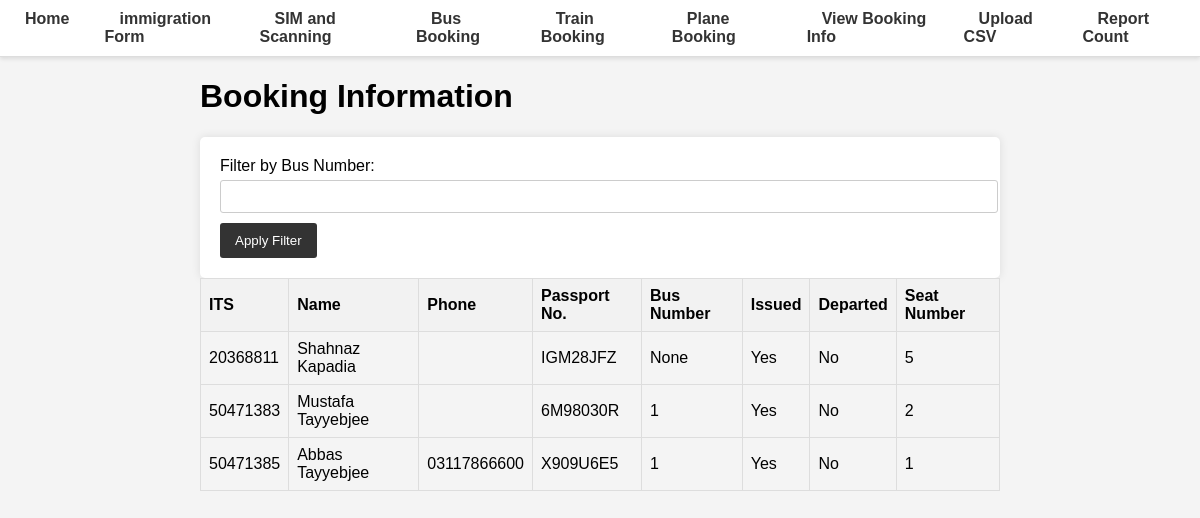
Screenshot of /view-booking-info/ with the database file from the repository.
### database.py (models this page shows, shortened)
class BookingInfo(Base):
    __tablename__ = "booking_info"
    Mode = Column(Integer, index=True)
    ITS = Column(Integer, ForeignKey('master.ITS'), primary_key=True, index=True)
    Issued = Column(Boolean)
    Departed = Column(Boolean)
    Self_Issued = Column(Boolean, default=False)
    seat_number = Column(Integer)
    bus_number = Column(Integer)
    train_id = Column(Integer, ForeignKey("train.id"), nullable=True)
    plane_id = Column(Integer, ForeignKey("plane.plane_id"), nullable=True)
    coach_number = Column(String)
    cabin_number = Column(String)

class Master(Base):
    __tablename__ = "master"
    ITS = Column(Integer, primary_key=True, index=True)
    first_name = Column(String)
    middle_name = Column(String)
    last_name = Column(String)
    DOB = Column(Date)
    passport_No = Column(String, unique=True)
    passport_Expiry = Column(Date)
    Visa_No = Column(String, unique=True)
    Mode_of_Transport = Column(String)
    phone = Column(String, nullable=True)
    arrived = Column(Boolean, default=False)
    timestamp = Column(DateTime, default=func.now())

### main.py (the view)
@app.get("/view-booking-info/", response_class=HTMLResponse)
async def view_booking_info(request: Request, bus_number: Optional[int] = Query(None), db: Session = Depends(get_db)):
    if bus_number:
        booking_info = db.query(BookingInfo, Master).join(Master).filter(BookingInfo.bus_number == bus_number).all()
    else:
        booking_info = db.query(BookingInfo, Master).join(Master).all()
    return templates.TemplateResponse("view_booking_info.html", {"request": request, "booking_info": booking_info})

### templates/view_booking_info.html
{% extends "base.html" %}
{% block content %}
<h1>Booking Information</h1>
<form method="get" action="/view-booking-info/">
    <label for="bus_number">Filter by Bus Number:</label>
    <input type="number" id="bus_number" name="bus_number">
    <button type="submit">Apply Filter</button>
</form>
<table>
    <thead>
        <tr>
            <th>ITS</th>
            <th>Name</th>
            <th>Phone</th>
            <th>Passport No.</th>
            <th>Bus Number</th>
            <th>Issued</th>
            <th>Departed</th>
            <th>Seat Number</th>
        </tr>
    </thead>
    <tbody>
        {% for booking, master in booking_info |sort(attribute='seat_number') %}
        <tr>
            <td>{{ booking.ITS }}</td>
            <td>{{ master.first_name }} {{ master.last_name }}</td>
            <td>{{ master.phone }}</td>
            <td>{{ master.passport_No }}</td>
            <td>{{ booking.bus_number }}</td>
            <td>{{ "Yes" if booking.Issued else "No" }}</td>
            <td>{{ "Yes" if booking.Departed else "No" }}</td>
            <td>{{ booking.seat_number }}</td>
        </tr>
        {% endfor %}
    </tbody>
</table>
{% endblock %}

### static/styles.css (style rules this page uses)
body { font-family: Arial, sans-serif; margin: 0; padding: 0; background-color: #f4f4f4; }
form { background-color: #fff; padding: 20px; border-radius: 5px; box-shadow: 0 0 10px rgba(0, 0, 0, 0.1); }
form label { display: block; margin-bottom: 5px; }
form input, form select { width: 100%; padding: 8px; margin-bottom: 10px; border: 1px solid #ccc; border-radius: 3px; }
form button { background-color: #333; color: #fff; padding: 10px 15px; border: none; border-radius: 3px; cursor: pointer; transition: background-color 0.3s; }
table { width: 100%; border-collapse: collapse; margin-bottom: 20px; }
table, th, td { border: 1px solid #ddd; }
th, td { padding: 8px; text-align: left; }
th { background-color: #f2f2f2; }

### rows the page displays
BookingInfo: ITS "20368811", first_name "Shahnaz", last_name "Kapadia", passport_No "IGM28JFZ", bus_number "None", Issued "Yes", Departed "No", seat_number "5"
BookingInfo: ITS "50471383", first_name "Mustafa", last_name "Tayyebjee", passport_No "6M98030R", bus_number "1", Issued "Yes", Departed "No", seat_number "2"
BookingInfo: ITS "50471385", first_name "Abbas", last_name "Tayyebjee", phone "03117866600", passport_No "X909U6E5", bus_number "1", Issued "Yes", Departed "No", seat_number "1"
